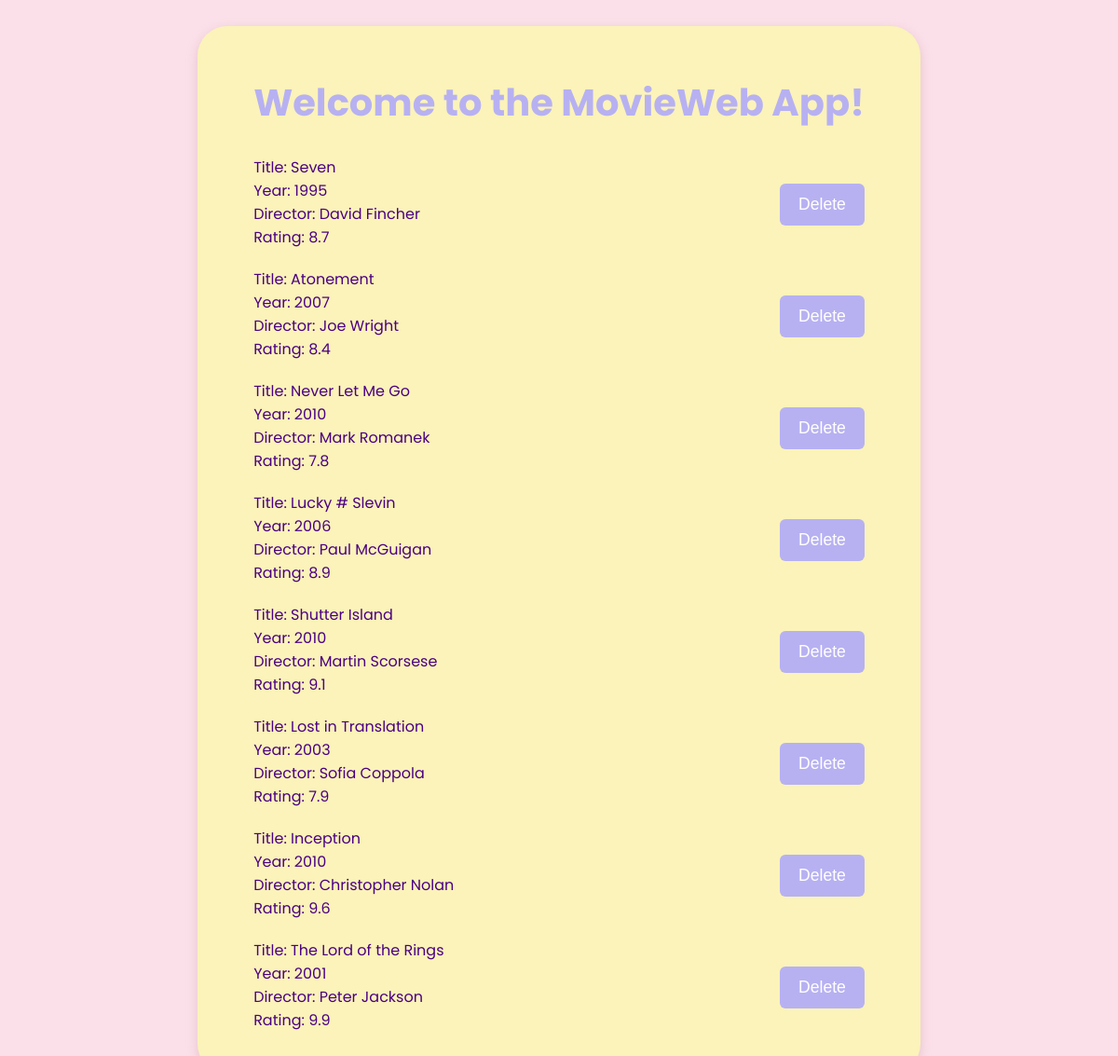
The page / on the database its author committed.
### datamanager/data_models.py (models this page shows, shortened)
class Movie(db.Model):
    __tablename__ = "movies"
    id = Column(Integer, primary_key=True, autoincrement=True)
    name = Column(String)
    director = Column(String)
    year = Column(Integer)
    rating = Column (Float)

### app.py (the view)
@app.route('/')
def home():
    movies = data_manager.get_all_movies()
    return render_template('index.html', movies=movies)

### datamanager/sqlite_data_manager.py (called while the page is built)
    def get_all_movies(self):
        movies = self.models.Movie.query.all()
        return movies

### templates/index.html (shortened to what this page needs)
<!DOCTYPE html>
<html lang="en">
<head>
    <link rel="stylesheet" href="/static/styles.css">
</head>
<body>
<main>
    <h1>Welcome to the MovieWeb App!</h1>
    <div>
        <ul>
            {% for movie in movies %}
            <li>
                <div>
                    Title: {{ movie.name }} <br>
                    Year: {{ movie.year }} <br>
                    Director: {{ movie.director }} <br>
                    Rating: {{ movie.rating }} <br>
                </div>
                <div>
                    <form method="POST"
                          action="{{ url_for('delete_movie', movie_id=movie.id) }}">
                        <button type="submit">Delete</button>
                    </form>
                </div>
            </li>
            {% endfor %}
        </ul>
    </div>
</main>
</body>
</html>

### static/styles.css (style rules this page uses)
body { background-color: #FBE0E9; font-family: 'Poppins', sans-serif; color: #4B0082; display: flex; justify-content: center; }
main { background-color: #FBF3B9; border-radius: 2rem; padding: 25px 60px; margin: 20px; box-shadow: 0 4px 12px rgba(200, 150, 160, 0.4); }
h1 { font-family: 'Poppins', sans-serif; font-weight: bold; font-size: 2.5em; color: #B7B1F2; text-align: center; }
ul { padding: 0; list-style-type: none; }
li { margin-bottom: 20px; color: #4B0082; }
form { margin-top: 30px; text-align: center; }
form button { padding: 12px 20px; background-color: #B7B1F2; color: white; border: none; border-radius: 6px; cursor: pointer; font-size: 1.1em; }
li { display: flex; justify-content: space-between; }

### rows shown on the page
Movie: name "Seven", year "1995", director "David Fincher", rating "8.7"
Movie: name "Atonement", year "2007", director "Joe Wright", rating "8.4"
Movie: name "Never Let Me Go", year "2010", director "Mark Romanek", rating "7.8"
Movie: name "Lucky # Slevin", year "2006", director "Paul McGuigan", rating "8.9"
Movie: name "Shutter Island", year "2010", director "Martin Scorsese", rating "9.1"
Movie: name "Lost in Translation", year "2003", director "Sofia Coppola", rating "7.9"
Movie: name "Inception", year "2010", director "Christopher Nolan", rating "9.6"
Movie: name "The Lord of the Rings", year "2001", director "Peter Jackson", rating "9.9"
